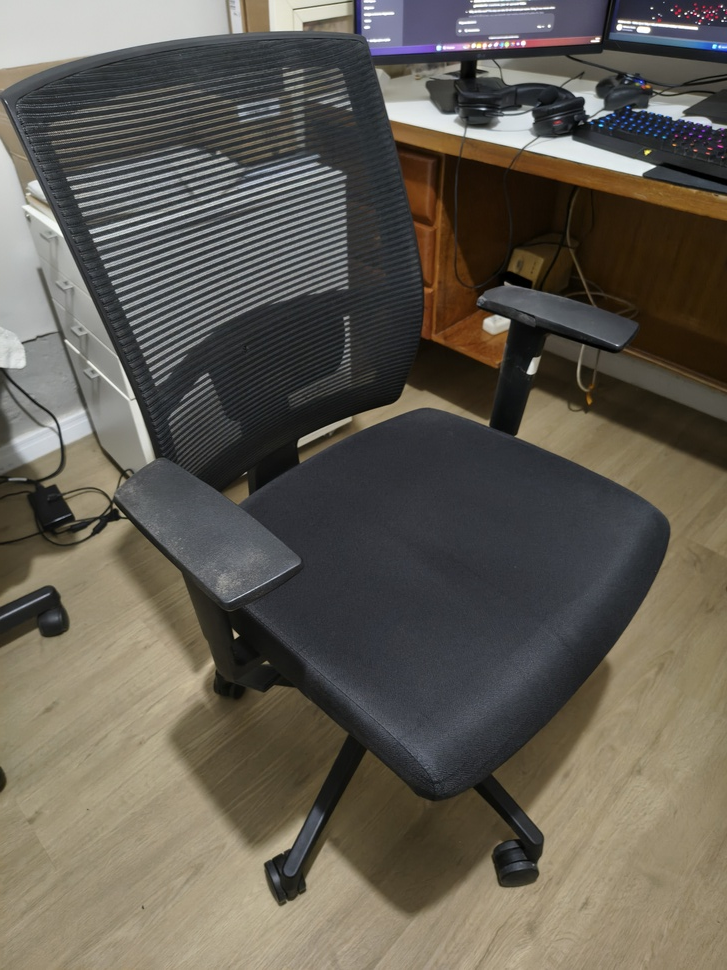
#> input picture data/chair/images/IMG_20260207_201546971_HDR.jpg, 727 x 970 px, shrunk from 3072 x 4096 before the run; its folder holds 3 pictures in this run
$ python check_blur.py ../data/chair/images/IMG_20260207_201546971_HDR.jpg   (older library calls are emulated)
#> lines starting #> are read from the running program, lines starting #| are printed output that depends on the picture
#!/usr/bin/env python3
# ==============================================================================
#  DreamCatalyst-NS — Blur detection script
# ==============================================================================
#  Usage:
#    python scripts/check_blur.py chair
#    python scripts/check_blur.py chair --threshold 150.0
# ==============================================================================

import argparse
import sys
import cv2
import numpy as np
from pathlib import Path


def compute_blur_score(img_path: Path) -> float | None:
    img = cv2.imread(str(img_path))
#> img is the input picture: shape (970, 727, 3); mean B, G, R 82.4, 92.2, 97.4
    if img is None:
        return None
    gray = cv2.cvtColor(img, cv2.COLOR_BGR2GRAY)
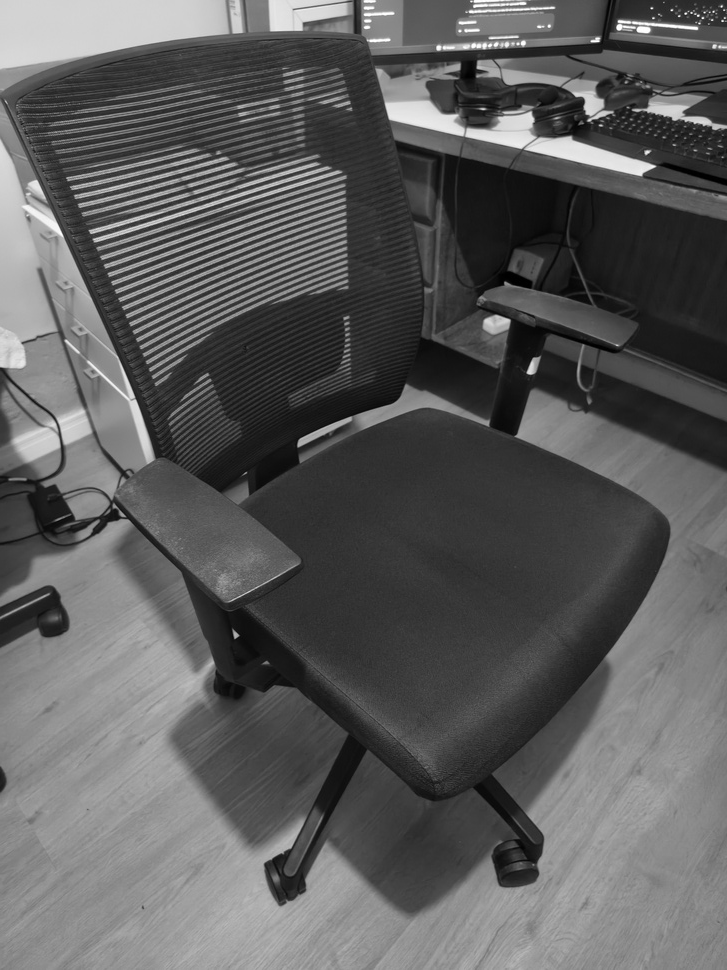
#> gray: shape (970, 727); min 0, max 255, mean 92.6
    return cv2.Laplacian(gray, cv2.CV_64F).var()


def main():
    parser = argparse.ArgumentParser(description="Check blur in a scene's image dataset.")
    parser.add_argument("scene",                   help="Scene name (looks in data/<scene>/images/)")
    parser.add_argument("--threshold", type=float, default=100.0, help="Blur threshold (default: 100.0)")
    args = parser.parse_args()

    data_dir    = Path("data") / args.scene / "images"
    report_path = Path("data") / args.scene / "blur_report.txt"
    extensions  = {".jpg", ".jpeg", ".png"}

    if not data_dir.exists():
        print(f"ERROR: {data_dir} does not exist")
        sys.exit(1)

    images = sorted([p for p in data_dir.iterdir() if p.suffix.lower() in extensions])
    if not images:
        print(f"ERROR: No images found in {data_dir}")
        sys.exit(1)

    print("============================================")
    print(f" Scene     : {args.scene}")
    print(f" Image dir : {data_dir}")
    print(f" Threshold : {args.threshold}")
    print(f" Images    : {len(images)}")
    print("============================================\n")

    scores  = []
    skipped = []

    for img_path in images:
        score = compute_blur_score(img_path)
#> score = 602.7
        if score is None:
            print(f"  WARNING: Could not read {img_path.name}, skipping")
            skipped.append(img_path.name)
            continue
        scores.append((img_path, score))
#> pass 2 of the loop in main, `for img_path in images:`:
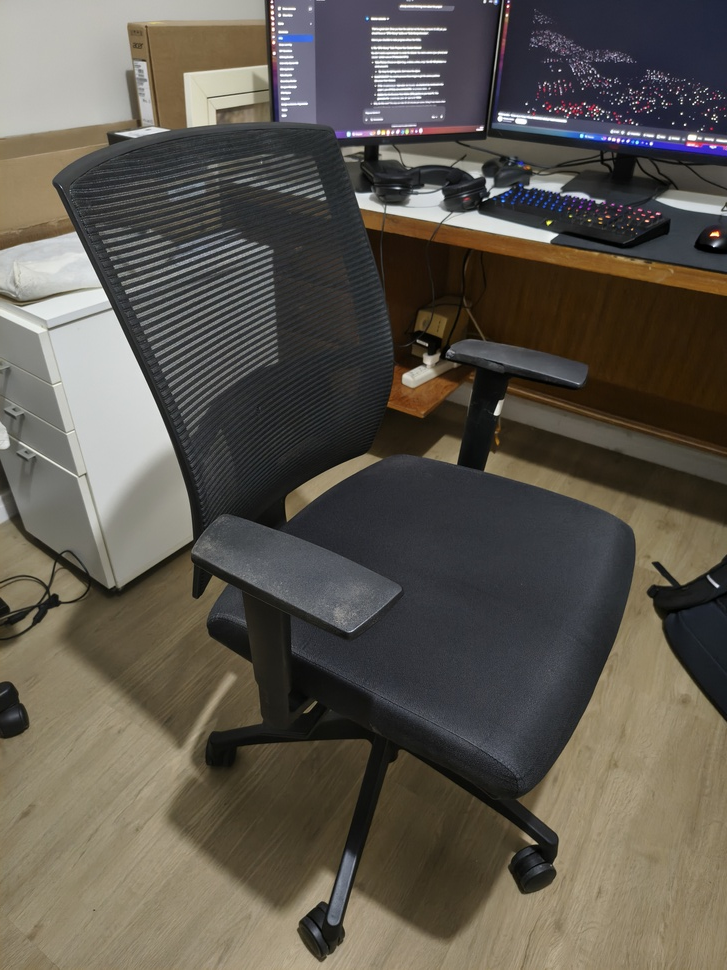
#> input picture data/chair/images/IMG_20260207_201554864_HDR.jpg, 727 x 970 px, shrunk from 3072 x 4096 before the run
#> in compute_blur_score, img is the input picture: shape (970, 727, 3); mean B, G, R 78.1, 87, 92.5
#> in compute_blur_score (call 2), `gray = cv2.cvtColor(img, cv2.COLOR_BGR2GRAY)`:
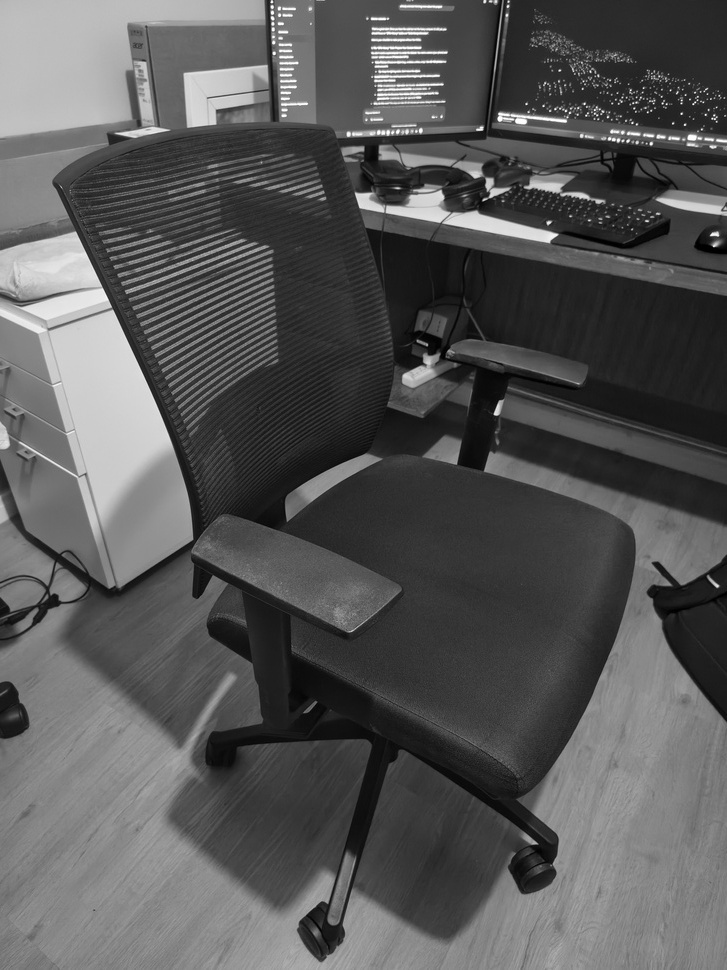
#> gray: shape (970, 727); min 0, max 255, mean 87.6
#> score = 629.7
#> pass 3 of the loop in main, `for img_path in images:`:
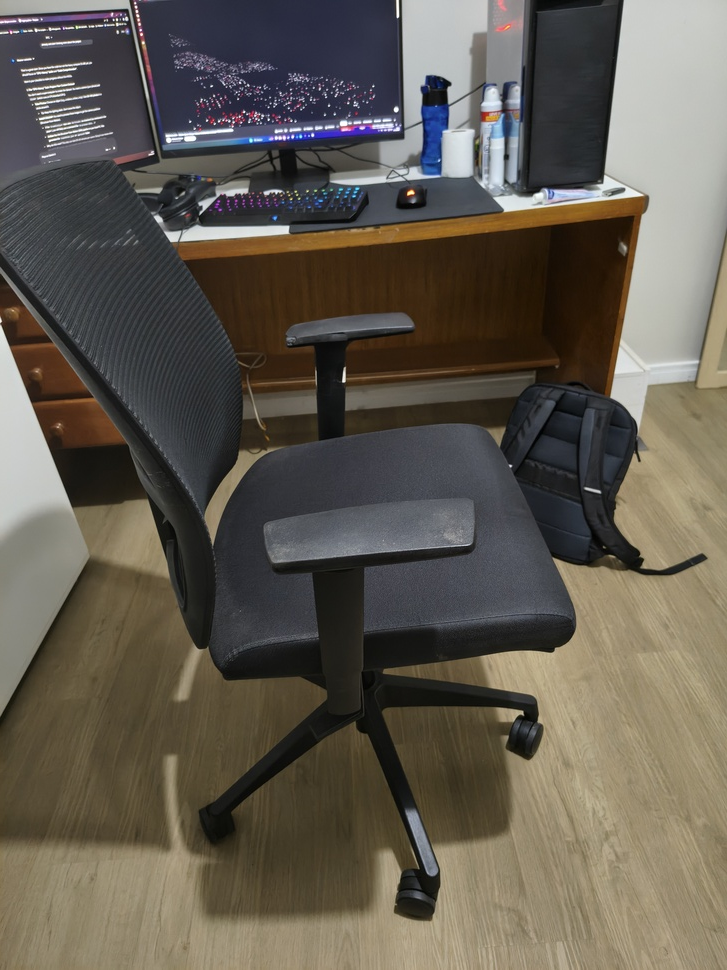
#> input picture data/chair/images/IMG_20260207_201558536_HDR.jpg, 727 x 970 px, shrunk from 3072 x 4096 before the run
#> in compute_blur_score, img is the input picture: shape (970, 727, 3); mean B, G, R 81, 91.4, 97.7
#> in compute_blur_score (call 3), `gray = cv2.cvtColor(img, cv2.COLOR_BGR2GRAY)`:
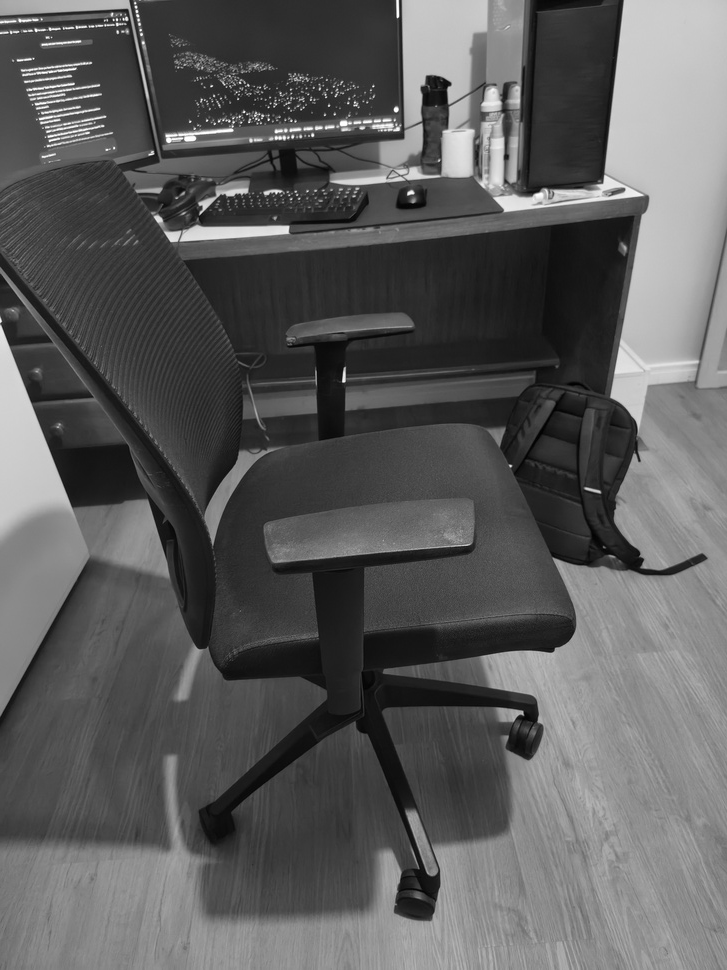
#> gray: shape (970, 727); min 0, max 255, mean 92.1
#> score = 451.4

    if not scores:
        print("ERROR: No images could be read.")
        sys.exit(1)

    scores.sort(key=lambda x: x[1])
    blurry  = [(p, s) for p, s in scores if s < args.threshold]
#> blurry = []
    values  = [s for _, s in scores]
#> values = [451.4, 602.7, 629.7]
    pct     = len(blurry) / len(scores) * 100
#> pct = 0

    print(f"  Total checked  : {len(scores)}")
#|   Total checked  : 3
    print(f"  Skipped        : {len(skipped)}")
    print(f"  Blurry images  : {len(blurry)} ({pct:.1f}%)")
#|   Blurry images  : 0 (0.0%)
    print(f"  Average score  : {np.mean(values):.2f}")
#|   Average score  : 561.25
    print(f"  Sharpest       : {scores[-1][1]:.2f}  ({scores[-1][0].name})")
#|   Sharpest       : 629.72  (IMG_20260207_201554864_HDR.jpg)
    print(f"  Blurriest      : {scores[0][1]:.2f}  ({scores[0][0].name})")
#|   Blurriest      : 451.37  (IMG_20260207_201558536_HDR.jpg)

    if blurry:
        print(f"\n  --- Blurry images (score < {args.threshold}) ---")
        for p, s in blurry:
            print(f"  {s:8.2f}  {p.name}")
    else:
        print("\n  All images are sharp!")

    # Save report
    with open(report_path, "w") as f:
        f.write(f"Blur report — scene: {args.scene}\n")
        f.write(f"Threshold : {args.threshold}\n")
        f.write(f"Total     : {len(scores)} | Blurry: {len(blurry)} ({pct:.1f}%) | Skipped: {len(skipped)}\n\n")
        f.write(f"{'Score':>10}  {'Status':<10}  Filename\n")
        f.write("-" * 55 + "\n")
        for p, s in scores:
            status = "BLURRY" if s < args.threshold else "OK"
            f.write(f"{s:10.2f}  {status:<10}  {p.name}\n")
#> this loop made 3 passes
#> s on passes 1 to 3: 451.4, 602.7, 629.7

    print(f"\n  Report saved to: {report_path}")
    print("\n============================================")


if __name__ == "__main__":
    main()
